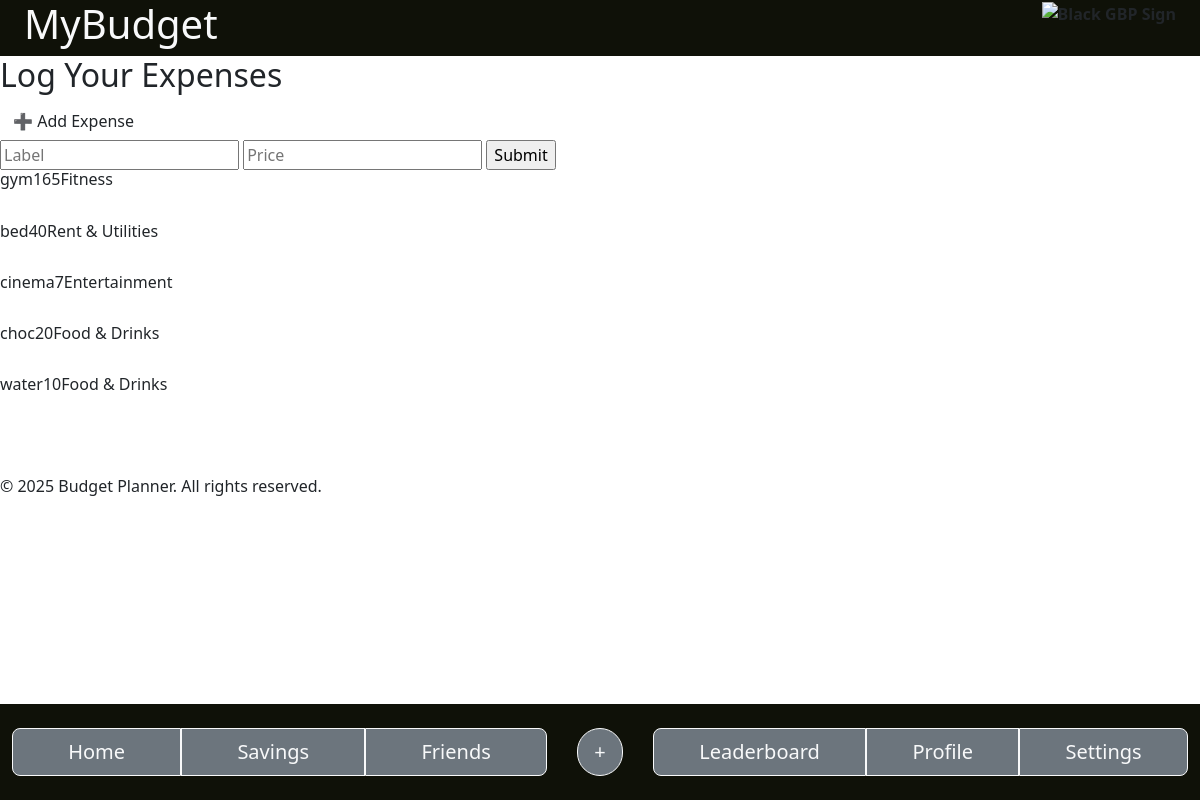
The page /expenses (signed in) on the database as committed earlier.
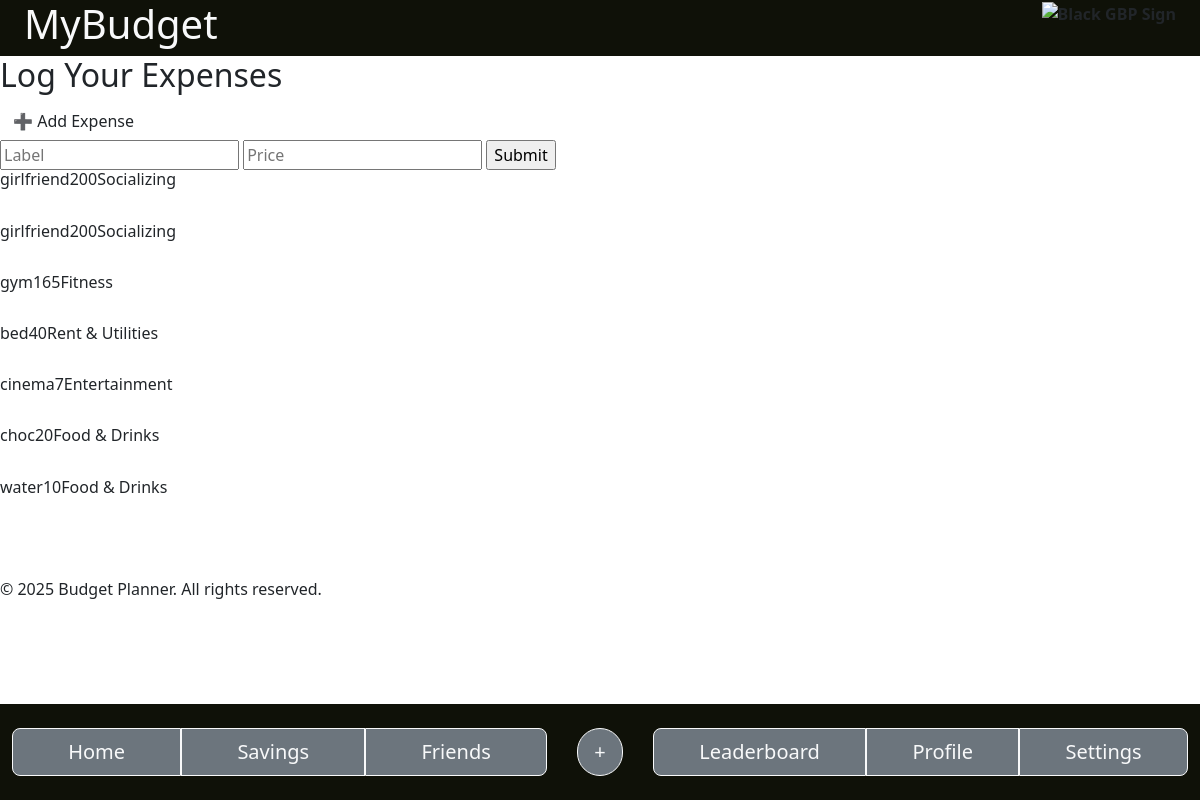
The same page on the database as committed later.
### app.py (models this page shows)
class Purchase(db.Model):
    id = db.Column(db.Integer, primary_key=True)
    label = db.Column(db.String(150), nullable=False)
    price = db.Column(db.Integer, nullable=False)
    category = db.Column(db.String(150), nullable=False)
    user_id = db.Column(db.Integer, db.ForeignKey('user.id'), nullable=False)
    user = db.relationship('User', back_populates='purchases')

### app.py (the view, shortened to what this page needs)
@app.route("/expenses" ,methods=["GET", "POST"])
@login_required
def expenses():
    purchases = Purchase.query.filter(Purchase.user_id == current_user.id).order_by(Purchase.id.desc()).all()
    return render_template("expenses.html",purchases=purchases)

### app.py (called while the page is built)
@login_manager.user_loader
def load_user(user_id):
    return User.query.get(int(user_id))

### templates/expenses.html (shortened to what this page needs)
<!doctype html>
<html lang="en">
    <head>
        <link href="../static/Bootstrap/bootstrap.css" rel="stylesheet"/>
        <link href="link to custom css" rel="stylesheet"/>
    </head>
    <body>
        <header>
            <div class="container-fluid" style="background-color: #0F1108;">
                <div class="row m-0">
                    <div class="col">
                        <span class="fw-bold text-light">
                            <h1>MyBudget</h1>
                        </span>
                    </div>
                    <div class="col text-end">
                        <span class="fw-bold">
                            <img src="../Photos/app logo short.png" class="img-fluid" alt="Black GBP Sign">
                        </span>
                    </div>
                </div>
            </div>
        </header>
        <main>
            <h2>Log Your Expenses</h2>
            <button class="btn">➕ Add Expense</button>
            <div class="expense-list">
                <form method="post">
                    <input type="text" placeholder="Label" name="label">
                    <input type="text" placeholder="Price" name="price">
                    <input type="submit">
                </form>
                <div>
                    {%for purchase in purchases %}
                    <h6>{{purchase.label}}{{purchase.price}}{{purchase.category}}</h6><br>
                    {% endfor %}
                </div>
            </div>
        </main>
        <nav class="navbar navbar-extend-md navbar-dark m-0 fixed-bottom" style="background-color: #0F1108;">
            <div class="container-fluid justify-content-center py-2" style="background-color: #0F1108;">
                <div class="col btn-group m-0">
                    <a href="/home" class="btn btn-secondary btn-outline-light btn-lg mx-0">Home</a>
                    <a href="/savings" class="btn btn-secondary btn-outline-light btn-lg mx-0">Savings</a>
                    <a href="/friends" class="btn btn-secondary btn-outline-light btn-lg mx-0 me-1">Friends</a>
                </div>
                <div class="col-12 col-md-1 text-center">
                    <div class="btn-group dropup">
                        <button type="button" class="btn btn-secondary btn-outline-light btn-lg rounded-pill mx-0 my-2" data-bs-toggle="dropdown" aria-expanded="false">
                            +
                        </button>
                    </div>
                </div>
                <div class="col btn-group m-0">
                    <a href="/leaderboard" class="btn btn-secondary btn-outline-light btn-lg mx-0 ms-1">Leaderboard</a>
                    <a href="/profile" class="btn btn-secondary btn-outline-light btn-lg mx-0">Profile</a>
                    <a href="/settings" class="btn btn-secondary btn-outline-light btn-lg mx-0">Settings</a>
                </div>
            </div>
        </nav>
        <footer class="my-5">
            <p>© 2025 Budget Planner. All rights reserved.</p>
        </footer>
    </body>
</html>

Rows that differ between the two databases and show on the page:
added Purchase: label "girlfriend", price "200", category "Socializing"
added Purchase: label "girlfriend", price "200", category "Socializing"
